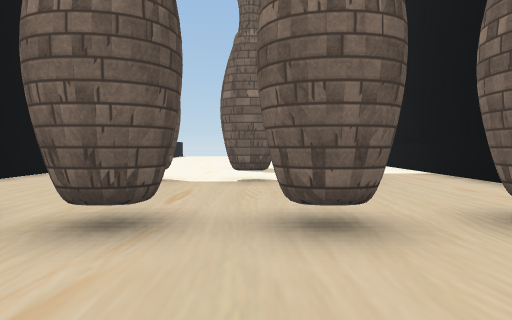
View 1 (above)

17 first-person views from a walk through a scene from a Unity 3-D project. The camera is 1.3 m above the floor, tilts 2° down and sees 70° across. The floor is counted in squares, 2 m on a side. Each view is taken from the middle of a square. On the plan, view 1 faces up. The plan holds only what a view shows up to about 11 squares ahead; the rest is blank. The place goes on beyond the plan. The player is left out. Some surface patterns are stand-ins.

View 2
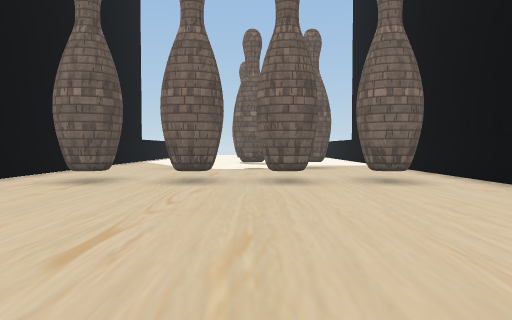

View 3
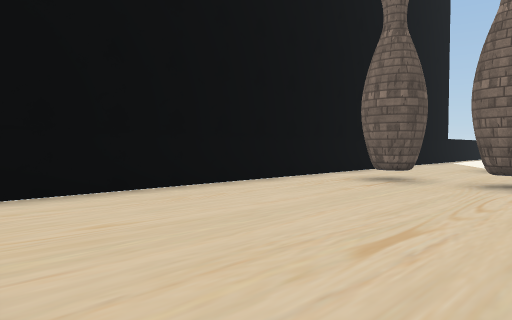

View 4
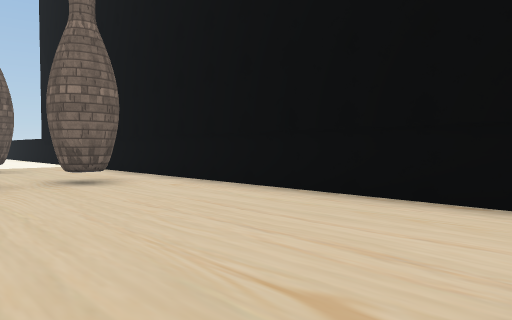

View 5
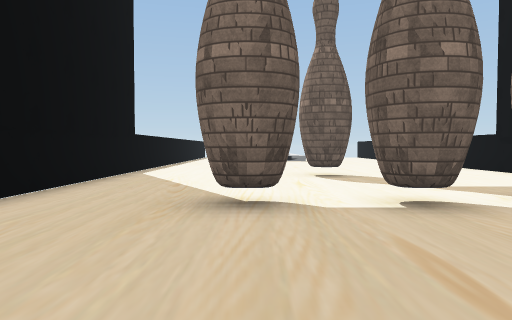

View 6
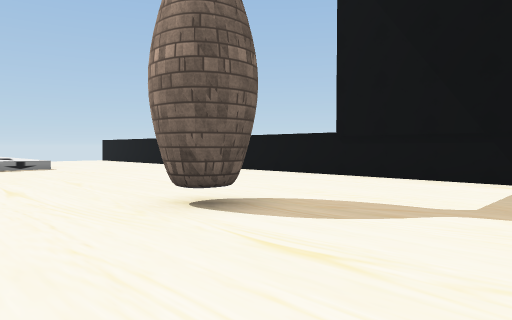

View 7
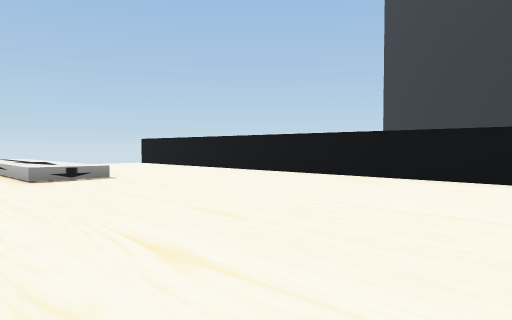

View 8
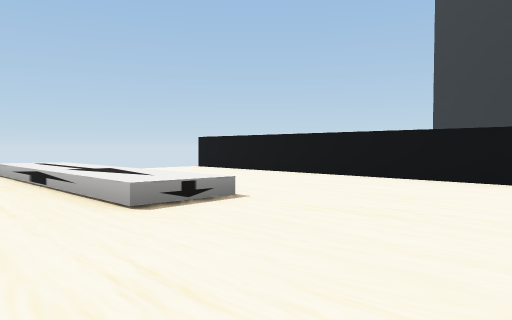

View 9
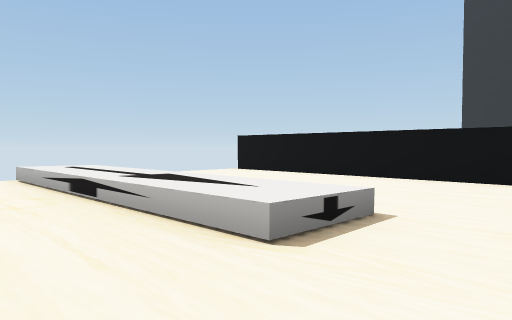

View 10
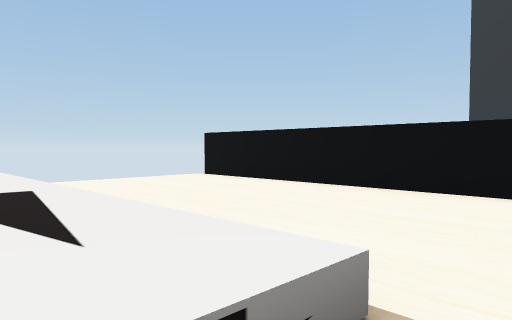

View 11
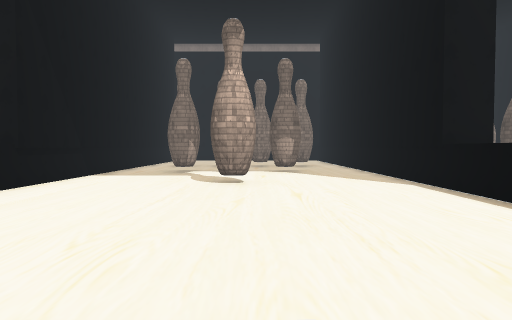

View 12
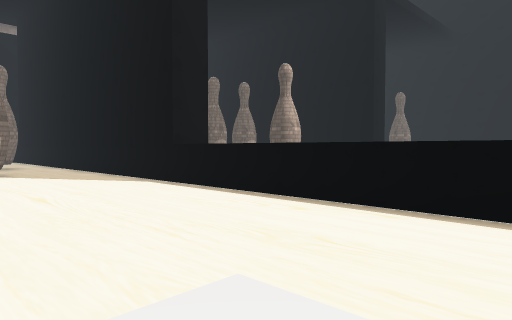

View 13
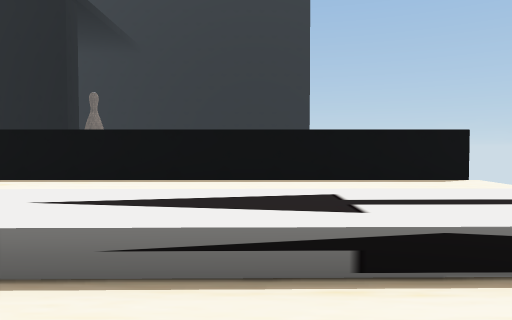

View 14
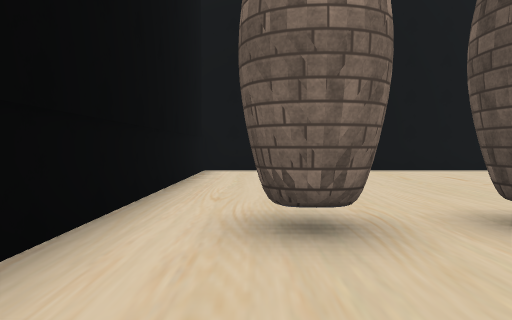

View 15
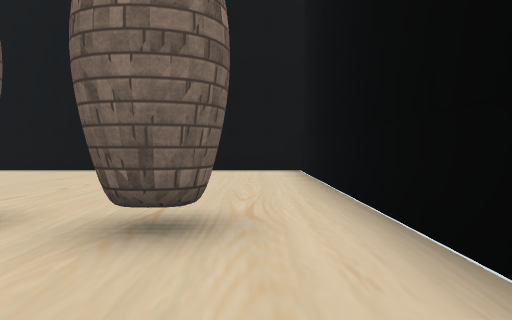

View 16
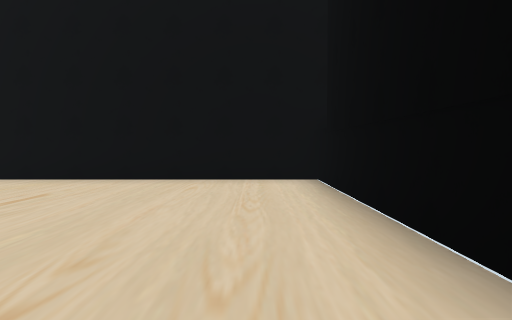

View 17
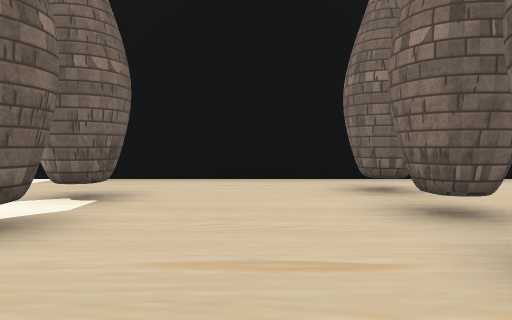

### Floor plan
Key: @ floor where view 1 was taken; # wall or solid block; x gap in a wall; . main floor; : floor 0.5 m higher than the main floor; / step, stairs or slope.
Columns run from 6 left of view 1 to 5 right of it. Each row starts with its distance up from view 1.
 26 x.. .//....x
 25 #.. .:/....#
 24 #.. .:/....#
 23 #.. .::....#
 22 #.. .::....#
 21 #....::....#
 20 #....::....#
 19 #..........#
 18 #..........#
 17 #..........#
 16 #..........#
 15 #..........#
 14 #..........#
 13 #..........#
 12 #..........#
 11 #.....#....#
 10 #..........#
  9 #..........#
  8 #..........#
  7 #...#.#.#..#
  6 #..........#
  5 #..........#
  4 #..........#
  3 #..#.#x#x#.#
  2 #..........#
  1 #..........#
  0 #.....@....#
 -1 #..........#
 -2 #..........#
 -3 #..........#
 -4 #..........#
 -5 ############

Where each view was taken, in squares from view 1:
view 1: 0 up, 0 right, facing up
view 2: 4 down, 0 right, facing up
view 3: 4 down, 0 right, facing up-left
view 4: 4 down, 0 right, facing up-right
view 5: 3 up, 2 left, facing up
view 6: 8 up, 3 left, facing up-right
view 7: 12 up, 3 left, facing up-right
view 8: 16 up, 3 left, facing up-right
view 9: 18 up, 3 left, facing up-right
view 10: 19 up, 1 left, facing up-right
view 11: 21 up, 1 left, facing down
view 12: 21 up, 0 right, facing down-left
view 13: 22 up, 2 right, facing left
view 14: 6 up, 3 right, facing down
view 15: 6 up, 4 left, facing down
view 16: 3 up, 4 left, facing down
view 17: 5 up, 3 left, facing right
